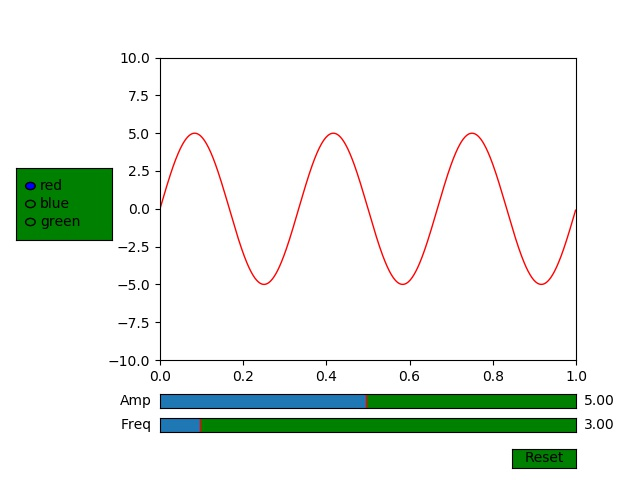

Python code for this plot:
import numpy as np
import matplotlib.pyplot as plt
from matplotlib.widgets import Slider, Button, RadioButtons
#slider是滑块选项，button用于设置reset


# RadioButton 控件为用户提供由两个或多个互斥选项组成的选项集
#即是左侧的red、blue、green三个选项

fig, ax = plt.subplots()
plt.subplots_adjust(left=0.25, bottom=0.25)
t = np.arange(0.0, 1.0, 0.001)
a0 = 5
f0 = 3
s = a0*np.sin(2*np.pi*f0*t)#三角函数标准表达式Asin(wx+fai)


l, = plt.plot(t, s, lw=1, color='red')#lw is linewodth
####为什么l后面要跟一个空格呢？？


plt.axis([0, 1, -10, 10])

axcolor = 'g'#slider的颜色
axfreq = plt.axes([0.25, 0.1, 0.65, 0.03], facecolor=axcolor)
#facecolor is background color
#rect = [left, bottom, width, height] 
axamp = plt.axes([0.25, 0.15, 0.65, 0.03], facecolor=axcolor)

sfreq = Slider(axfreq, 'Freq', 0.1, 30.0, valinit=f0)#f0,a0是初始位置
samp = Slider(axamp, 'Amp', 0.1, 10.0, valinit=a0)
#两个数字数slider的左右界限
#valinit是silde的初始位置

def update(val):#这个update用于，silder移动的时候，向绘图函数实时update参数
    amp = samp.val
    freq = sfreq.val
    l.set_ydata(amp*np.sin(2*np.pi*freq*t))
    fig.canvas.draw_idle()

sfreq.on_changed(update)
samp.on_changed(update)

resetax = plt.axes([0.8, 0.025, 0.1, 0.04])#设置reset buttom的位置
button = Button(resetax, 'Reset', color=axcolor, hovercolor='0.95')


def reset(event):
    sfreq.reset()
    samp.reset()
button.on_clicked(reset)

rax = plt.axes([0.025, 0.5, 0.15, 0.15], facecolor=axcolor)#设置radiobuttom
radio = RadioButtons(rax, ('red', 'blue', 'green'), active=0)


def colorfunc(label):
    l.set_color(label)
    fig.canvas.draw_idle()


radio.on_clicked(colorfunc)


plt.savefig("gui widgets.jpg")
plt.show()